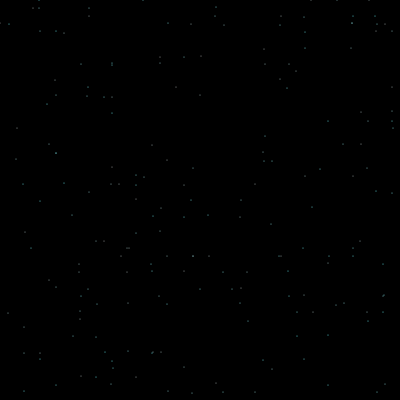
Frame 1 (no input)
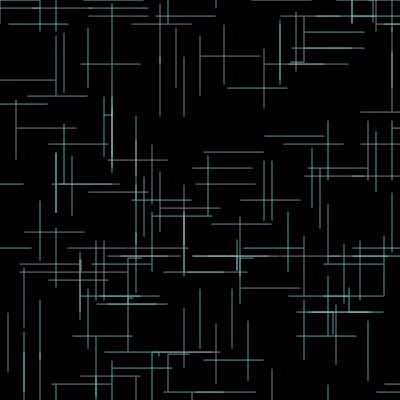
Frame 60 (no input)
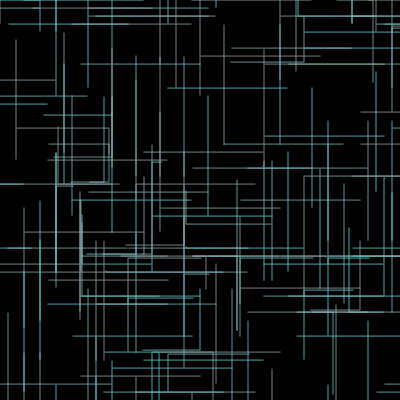
Frame 120 (the mouse pressed at the canvas centre since frame 60)

The p5.js sketch that drew these frames (run headless with seeded random() and noise() and a simulated clock; from frame 60 on, the mouse is pressed at the canvas centre):

// p5.js sketch
// ── sketch.js
const directions = [
  { x: 0, y: 1 },
  { x: 1, y: 0 },
  { x: -1, y: 0 },
  { x: 0, y: -1 },
];

let points = [];

const spacing = 1;
let hue;

function setup() {
  createCanvas(400, 400);
  colorMode(HSL);

  background(0);

  hue = random(0, 255);
  let cols = 50;

  for (let i = 0; i < 200; i++) {
    let p = {
      p: {
        x: int(random(0, cols)) * (width / cols),
        y: int(random(0, cols)) * (height / cols),
      },
      dir: random(directions),
      c: random(0, 100),
    };
    points.push(p);
  }
}

function draw() {
  for (let i = 0; i < points.length; i++) {
    let p = points[i];
    stroke(hue, p.c, 70);
    let p1 = {
      x: p.p.x + p.dir.x,
      y: p.p.y + p.dir.y,
    };
    let c = get(p1.x + p.dir.x * spacing, p1.y + p.dir.y * spacing);
    if (c[0] < 100) {
      point(p1.x, p1.y);
      p.p = p1;
    } else {
      p.dir = { x: -p.dir.y, y: p.dir.x };
    }
  }

  points.forEach(({ p, dir }) => {});
}
